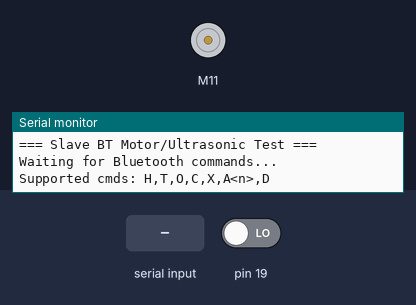
Bench run of a sketch on a simulated Arduino Mega 2560, built with avr-gcc and run on an emulated ATmega2560. Parts: DC motor (green arrow = forward, orange = backward, longer = faster), the last lines printed to the serial monitor. Inputs (shaded band) come from the test bench; at power-on: pin 19 LOW.

Above: at 2.2 s.
2.3 s: "O\n" received over the second serial link
At 3.4 s:
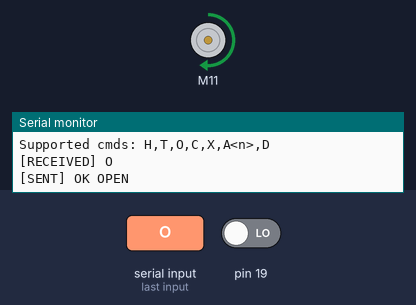
3.8 s: "C\n" received over the second serial link
At 4.6 s:
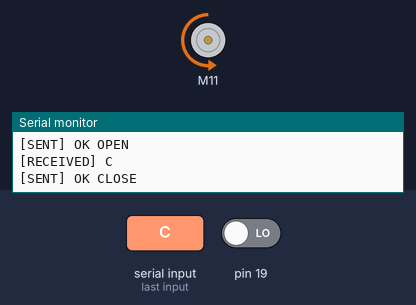
5.3 s: "X\n" received over the second serial link
At 5.7 s:
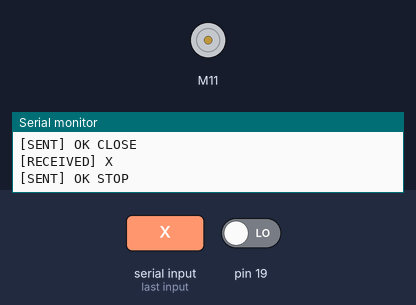
6.8 s: "A90\n" received over the second serial link
At 8.1 s:
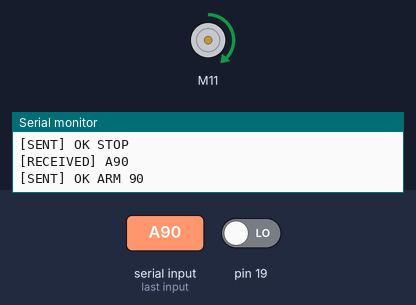
Timing chart, 0 to 9.8 s (numbered marks = the images above; inputs shaded):
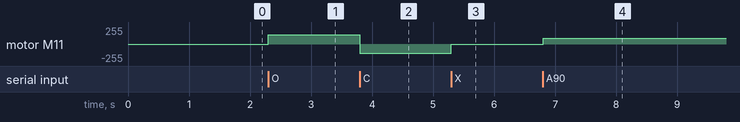

The sketch:

Slave_BT_Motor_Ultrasonic_Test.ino
```cpp
/*
 * Slave Bluetooth + Arm Motor (Open/Close) + Ultrasonic Test
 *
 * Purpose:
 * - Receive Bluetooth commands from Master.
 * - Control the arm motor as OPEN/CLOSE/STOP using MeMegaPi motor interface.
 * - Provide basic ultrasonic distance support for future expansion.
 *
 * Upload target: Slave board
 * Serial monitor baud: 115200
 * Bluetooth serial: Serial3 @ 115200
 *
 * Command protocol over Serial3 (text, one line per command):
 * - H             -> handshake reply
 * - T             -> health reply
 * - O             -> arm open direction (fixed PWM)
 * - C             -> arm close direction (fixed PWM)
 * - X             -> arm stop
 * - A<number>     -> direct arm PWM (-255..255)
 * - D             -> one distance sample in cm
 *
 * Notes:
 * - Ultrasonic uses MeUltrasonicSensor on RJ25 port (ULTRASONIC_PORT).
 * - Change ULTRASONIC_PORT to match your hardware connection.
 * - Arm control follows Makeblock PWM examples: setTarPWM(...) + armMotor.loop().
 * - No setPulse/setRatio/PID tuning is required for this simple PWM control test.
 */

#include <MeMegaPi.h>

MeEncoderOnBoard armMotor(SLOT1);
const int ARM_DEFAULT_PWM = 140;

const uint8_t ULTRASONIC_PORT = PORT_7;
MeUltrasonicSensor ultrasonicSensor(ULTRASONIC_PORT);

int currentArmPwm = 0;

/*
 * Prints startup information to USB Serial Monitor.
 */
void printStartupInfo() {
  Serial.println("=== Slave BT Motor/Ultrasonic Test ===");
  Serial.println("Waiting for Bluetooth commands...");
  Serial.println("Supported cmds: H,T,O,C,X,A<n>,D");
  Serial.println();
}

/*
 * Clamps any requested PWM value to the valid MeEncoderOnBoard range.
 */
int clampPwm(int pwmValue) {
  if (pwmValue > 255) {
    return 255;
  }
  if (pwmValue < -255) {
    return -255;
  }
  return pwmValue;
}

/*
 * Applies target PWM to the arm motor and stores last applied value.
 */
void setArmPwm(int pwmValue) {
  currentArmPwm = clampPwm(pwmValue);
  armMotor.setTarPWM(currentArmPwm);
}

/*
 * Convenience helper: open direction at default PWM.
 */
void openArm() {
  setArmPwm(ARM_DEFAULT_PWM);
}

/*
 * Convenience helper: close direction at default PWM.
 */
void closeArm() {
  setArmPwm(-ARM_DEFAULT_PWM);
}

/*
 * Stops arm motor immediately.
 */
void stopArm() {
  setArmPwm(0);
}

/*
 * Reads distance from Makeblock ultrasonic sensor object.
 * Returns centimeters as long for easy text formatting.
 */
long readDistanceCm() {
  double distanceValue = ultrasonicSensor.distanceCm();
  return (long)distanceValue;
}

/*
 * Sends one line response over Bluetooth and mirrors it to USB Serial.
 */
void sendTextResponse(String message) {
  Serial3.println(message);
  Serial.print("[SENT] ");
  Serial.println(message);
}

/*
 * Parses one text command and returns response text.
 * Supported commands:
 * - H, T, O, C, X, D
 * - A<number>  (example: A120, A-80)
 */
String processCommand(String cmd) {
  cmd.trim();
  cmd.toUpperCase();

  if (cmd.length() == 0) {
    return "";
  }

  if (cmd == "H") {
    return "HELLO received";
  }

  if (cmd == "T") {
    return "Test received - BT OK";
  }

  if (cmd == "O") {
    openArm();
    return "OK OPEN";
  }

  if (cmd == "C") {
    closeArm();
    return "OK CLOSE";
  }

  if (cmd == "X") {
    stopArm();
    return "OK STOP";
  }

  if (cmd == "D") {
    long distanceCm = readDistanceCm();
    String reply = "DIST ";
    reply += distanceCm;
    return reply;
  }

  if (cmd.startsWith("A")) {
    int requested = 0;
    if (cmd.length() > 1) {
      requested = cmd.substring(1).toInt();
    }

    setArmPwm(requested);

    String reply = "OK ARM ";
    reply += currentArmPwm;
    return reply;
  }

  return "ERR Unknown: " + cmd;
}

/*
 * Setup sequence:
 * 1) Attach encoder interrupt callback
 * 2) Stop motor for safe startup
 * 3) Start USB + Bluetooth serial
 */
void setup() {
  attachInterrupt(armMotor.getIntNum(), isr_Arm, RISING);

  stopArm();

  Serial.begin(115200);
  Serial3.begin(115200);

  delay(1000);
  printStartupInfo();
}

/*
 * Encoder interrupt service routine for arm motor.
 */
void isr_Arm() {
  digitalRead(armMotor.getPortB()) ? armMotor.pulsePosPlus() : armMotor.pulsePosMinus();
}

/*
 * Reads one newline-terminated command from Bluetooth and processes it.
 */
void handleIncomingBluetooth() {
  if (!Serial3.available()) {
    return;
  }

  String command = Serial3.readStringUntil('\n');
  command.trim();
  command.toUpperCase();

  if (command.length() == 0) {
    return;
  }

  Serial.print("[RECEIVED] ");
  Serial.println(command);

  String response = processCommand(command);
  if (response.length() > 0) {
    sendTextResponse(response);
  }
}

/*
 * Main loop:
 * - process incoming Bluetooth commands
 * - run motor control loop continuously
 */
void loop() {
  handleIncomingBluetooth();
  armMotor.loop();
}
```

Measured:
- after the input at 2.3 s, motor M11: stopped → forward 140/255 at once
- after the input at 3.8 s, motor M11: forward 140/255 → backward 140/255 at once
- after the input at 5.3 s, motor M11: backward 140/255 → stopped at once
- after the input at 6.8 s, motor M11: stopped → forward 90/255 at once
